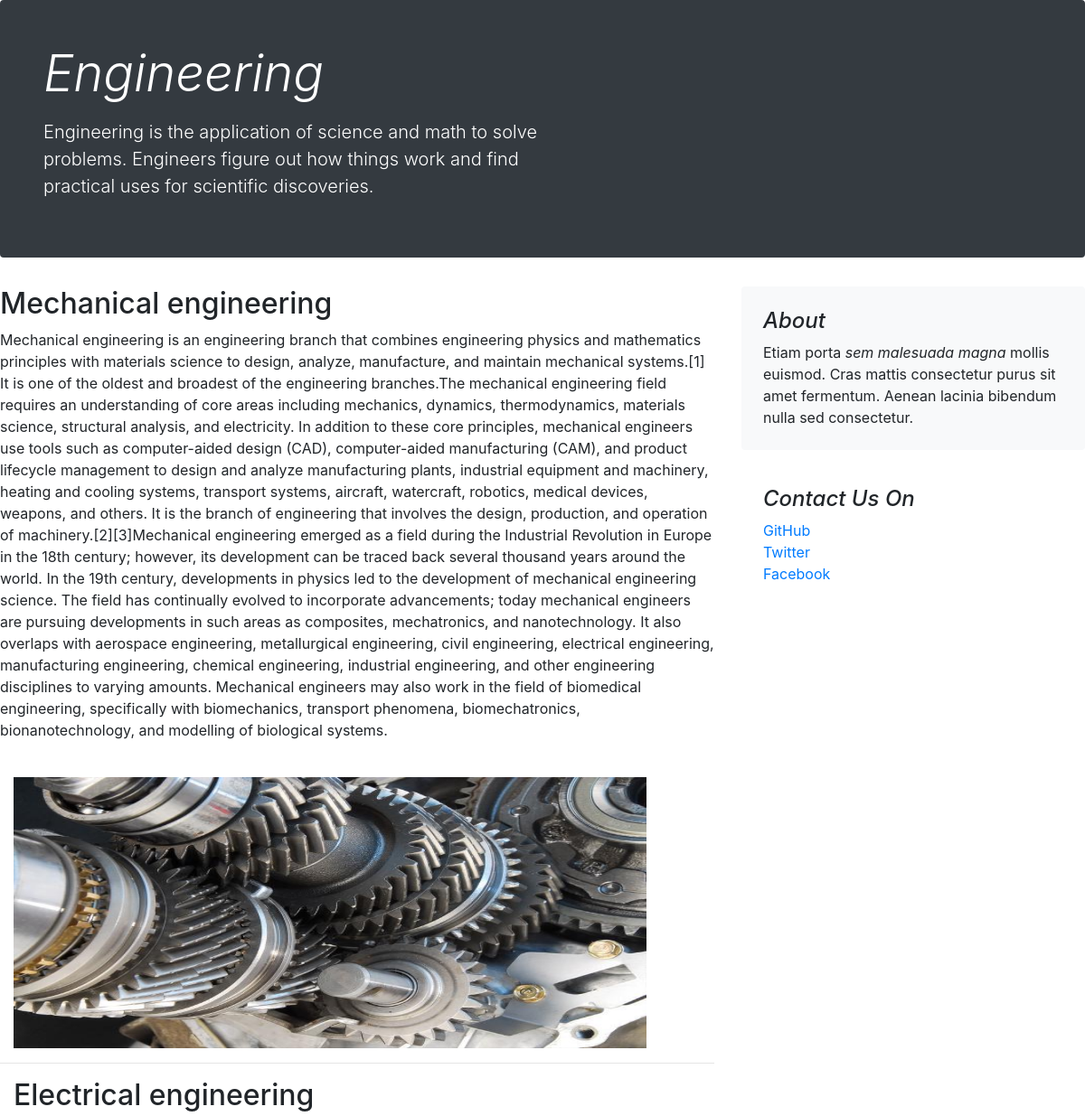
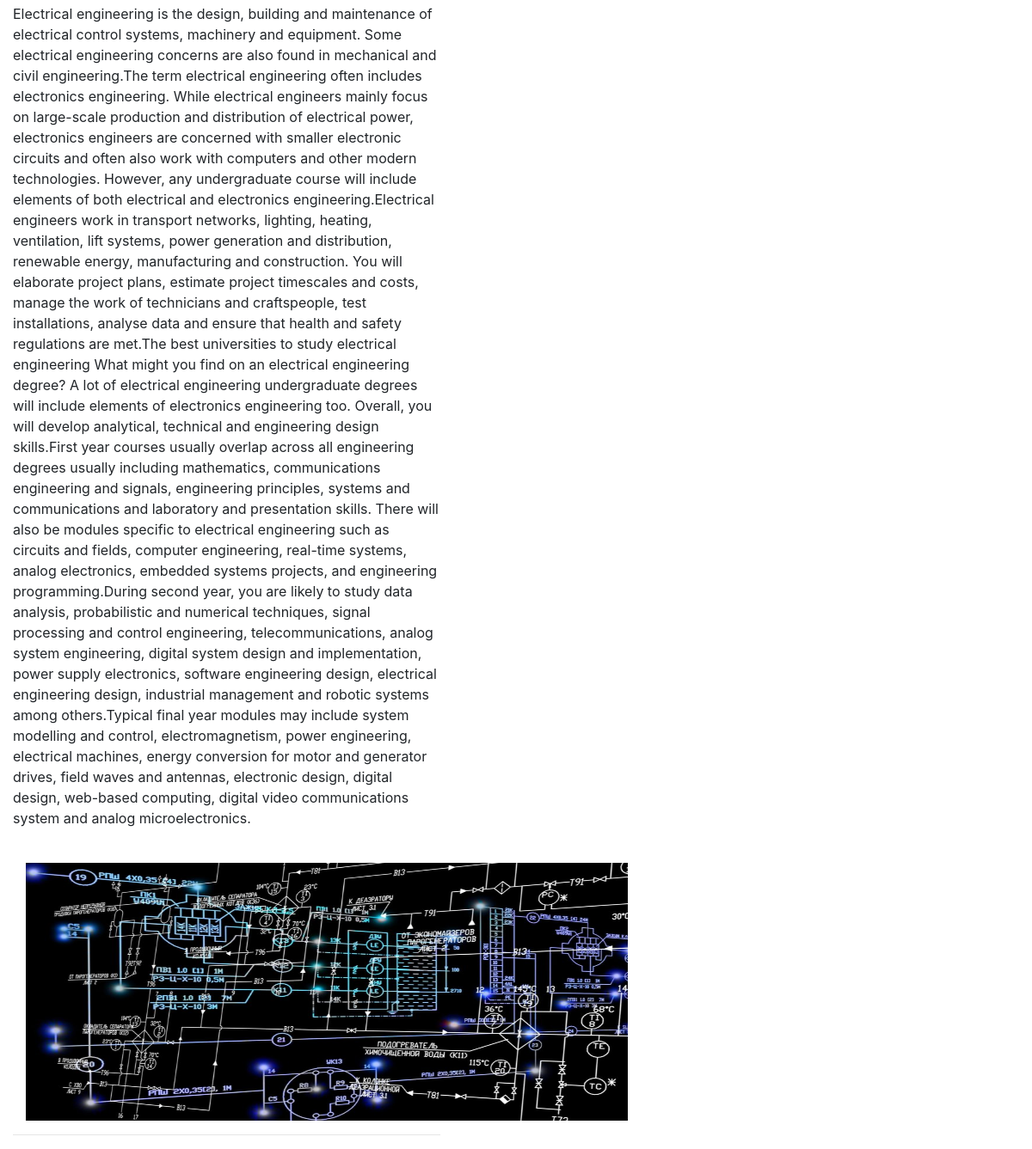
/shop/post/6, run on the app's committed database (2 pictures, top to bottom).
### shop/models.py (models this page shows, shortened)
class Blogpost(models.Model):
    post_id = models.AutoField(primary_key=True)
    title = models.CharField(max_length=50)
    titlexp = models.CharField(max_length=1000, default="")
    head1 = models.CharField(max_length=500, default="")
    exp0 = models.CharField(max_length=5000, default="")
    head2 = models.CharField(max_length=500, default="")
    exp2 = models.CharField(max_length=5000, default="")
    pub_date = models.DateField()
    thumbnail = models.ImageField(upload_to='shop/images', default="")
    thumbnail1 = models.ImageField(upload_to='shop/images', default="")

### shop/views.py (the view)
# urls.py: path("post/<int:id>", views.post, name="post")
def post(request,id):
    pos = Blogpost.objects.filter(post_id=id)[0]
    return render(request, 'shop/post.html', {'post': pos})

### shop/templates/shop/post.html (shortened to what this page needs)
<!doctype html>
<html lang="en">
  <head>
    <link rel="stylesheet" href="https://stackpath.bootstrapcdn.com/bootstrap/4.5.2/css/bootstrap.min.css">
  </head>
  <body>
    <div class="jumbotron p-4 p-md-5 text-white rounded bg-dark">
    <div class="col-md-6 px-0">
      <h1 class="display-4 font-italic">{{post.title}}</h1>
      <p class="lead my-3">{{post.titlexp}}</p>
    </div>
  </div>
    <div class="row">
    <div class="col-md-8 blog-main">
      <div class="blog-post">
        <h2 class="blog-post-title">{{post.head1}}</h2>
        <p>{{post.exp0}}</p><br>
         <div class="container">
                <img src="/media/{{post.thumbnail}}" height="300px" width="700px">
            </div>
          <hr>
      </div>
      <div class="col-md-8 blog-main">
      <div class="blog-post">
        <h2 class="blog-post-title">{{post.head2}}</h2>
        <p>{{post.exp2}}</p><br>
 <div class="container">
                <img src="/media/{{post.thumbnail1}}" height="300px" width="700px">
            </div><hr>
      </div>
    </div>
    </div>
    <aside class="col-md-4 blog-sidebar">
      <div class="p-4 mb-3 bg-light rounded">
        <h4 class="font-italic">About</h4>
        <p class="mb-0">Etiam porta <em>sem malesuada magna</em> mollis euismod. Cras mattis consectetur purus sit amet fermentum. Aenean lacinia bibendum nulla sed consectetur.</p>
      </div>
      <div class="p-4">
        <h4 class="font-italic">Contact Us On</h4>
        <ol class="list-unstyled">
          <li><a href="https://github.com/AbdulRehman744">GitHub</a></li>
          <li><a href="">Twitter</a></li>
          <li><a href="https://www.facebook.com/oye.vilen.75">Facebook</a></li>
        </ol>
      </div>
    </aside>
  </div>
  </body>
</html>

### data on the page
Blogpost: title "Engineering", titlexp "Engineering is the application of science and math to solve problems. Engineers figure out how things work and find practical uses for scientific discoveries.", head1 "Mechanical engineering", exp0 "Mechanical engineering is an engineering branch that combines engineering physics and mathematics principles with materials science to design, analyze, manufacture, and maintain mechanical systems.[1] It is one of the oldest and broadest of the engineering branches.The mechanical engineering field requires an understanding of core areas including mechanics, dynamics, thermodynamics, materials science, structural analysis, and electricity. In addition to these core principles, mechanical engineers use tools such as computer-aided design (CAD), computer-aided manufacturing (CAM), and product lifecycle management to design and analyze manufacturing plants, industrial equipment and machinery,…", thumbnail (picture), head2 "Electrical engineering", exp2 "Electrical engineering is the design, building and maintenance of electrical control systems, machinery and equipment. Some electrical engineering concerns are also found in mechanical and civil engineering.The term electrical engineering often includes electronics engineering. While electrical engineers mainly focus on large-scale production and distribution of electrical power, electronics engineers are concerned with smaller electronic circuits and often also work with computers and other modern technologies. However, any undergraduate course will include elements of both electrical and electronics engineering.Electrical engineers work in transport networks, lighting, heating,…", thumbnail1 (picture)
